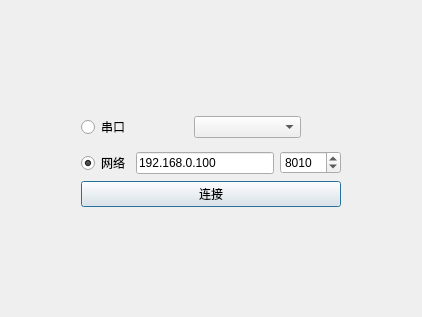
<?xml version="1.0" encoding="UTF-8"?>
<ui version="4.0">
 <class>Login</class>
 <widget class="QDialog" name="Login">
  <property name="geometry">
   <rect>
    <x>0</x>
    <y>0</y>
    <width>422</width>
    <height>317</height>
   </rect>
  </property>
  <property name="windowTitle">
   <string>连接</string>
  </property>
  <layout class="QGridLayout" name="gridLayout">
   <item row="0" column="1">
    <spacer name="verticalSpacer">
     <property name="sizeHint" stdset="0">
      <size>
       <width>20</width>
       <height>99</height>
      </size>
     </property>
    </spacer>
   </item>
   <item row="1" column="0">
    <spacer name="horizontalSpacer">
     <property name="sizeHint" stdset="0">
      <size>
       <width>70</width>
       <height>20</height>
      </size>
     </property>
    </spacer>
   </item>
   <item row="1" column="1">
    <layout class="QVBoxLayout" name="verticalLayout">
     <item>
      <layout class="QHBoxLayout" name="horizontalLayout">
       <item>
        <widget class="QRadioButton" name="rBnTty">
         <property name="text">
          <string>串口</string>
         </property>
        </widget>
       </item>
       <item>
        <widget class="QComboBox" name="cboBoxTty"/>
       </item>
       <item>
        <spacer name="horizontalSpacer_3">
         <property name="sizeHint" stdset="0">
          <size>
           <width>40</width>
           <height>20</height>
          </size>
         </property>
        </spacer>
       </item>
      </layout>
     </item>
     <item>
      <layout class="QHBoxLayout" name="horizontalLayout_2">
       <item>
        <widget class="QRadioButton" name="rBnNetwork">
         <property name="text">
          <string>网络</string>
         </property>
         <property name="checked">
          <bool>true</bool>
         </property>
        </widget>
       </item>
       <item>
        <widget class="IpEdit" name="lEditIp">
         <property name="text">
          <string>192.168.0.100</string>
         </property>
        </widget>
       </item>
       <item>
        <widget class="QSpinBox" name="sBoxPort">
         <property name="minimum">
          <number>1000</number>
         </property>
         <property name="maximum">
          <number>65536</number>
         </property>
         <property name="value">
          <number>8010</number>
         </property>
        </widget>
       </item>
      </layout>
     </item>
     <item>
      <widget class="QPushButton" name="pbnConnect">
       <property name="text">
        <string>连接</string>
       </property>
      </widget>
     </item>
    </layout>
   </item>
   <item row="1" column="2">
    <spacer name="horizontalSpacer_2">
     <property name="sizeHint" stdset="0">
      <size>
       <width>70</width>
       <height>20</height>
      </size>
     </property>
    </spacer>
   </item>
   <item row="2" column="1">
    <spacer name="verticalSpacer_2">
     <property name="sizeHint" stdset="0">
      <size>
       <width>20</width>
       <height>99</height>
      </size>
     </property>
    </spacer>
   </item>
  </layout>
 </widget>
 <customwidgets>
  <customwidget>
   <class>IpEdit</class>
   <extends>QLineEdit</extends>
   <header>ui/widget/ipedit.h</header>
  </customwidget>
 </customwidgets>
 <resources/>
 <connections/>
</ui>
